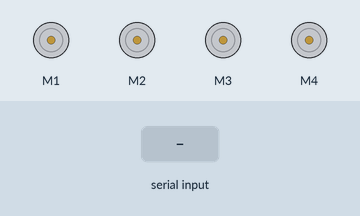
This sketch was run on a simulated Arduino Uno, built with avr-gcc and run on an emulated ATmega328P. Shown: 4 × DC motor (green arrow = forward, orange = backward, longer = faster). Inputs (shaded band) come from the test bench. What the sketch prints to the serial monitor is not drawn.

Above: at 1.2 s.
1.3 s: "F" received over the second serial link
At 1.6 s:
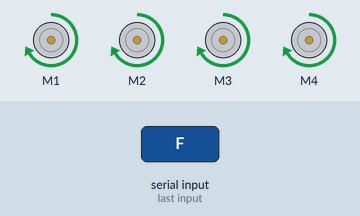
2.8 s: "B" received over the second serial link
At 3.9 s:
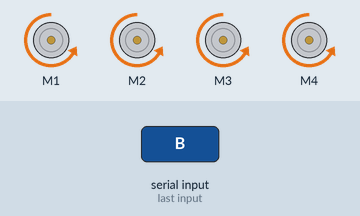
4.3 s: "L" received over the second serial link
At 5.1 s:
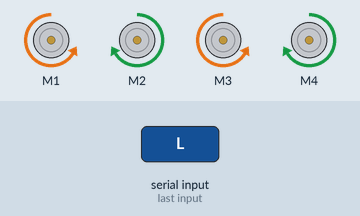
5.8 s: "R" received over the second serial link
At 6.2 s:
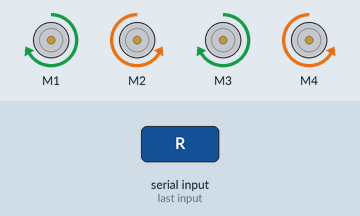
7.3 s: "+" received over the second serial link
At 8.5 s:
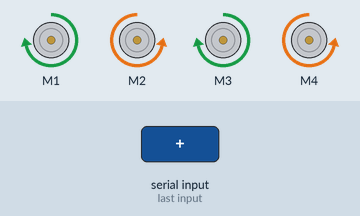
8.8 s: "-" received over the second serial link
At 9.7 s:
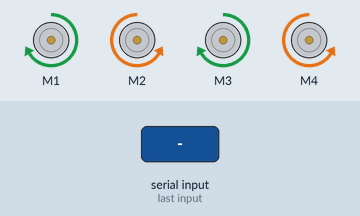
Timing chart, 0 to 11.3 s (numbered marks = the images above; inputs shaded):
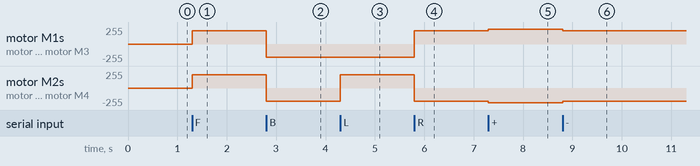

The sketch:

bluetooth_controlled_robot.ino
```cpp
#include <AFMotor.h>
#include <SoftwareSerial.h>

// Bluetooth Module
SoftwareSerial BT(10, 9);  // RX, TX

// Motors
AF_DCMotor M1(1, MOTOR12_1KHZ);
AF_DCMotor M2(2, MOTOR12_1KHZ);
AF_DCMotor M3(3, MOTOR34_1KHZ);
AF_DCMotor M4(4, MOTOR34_1KHZ);

char command;
int speed = 200;  // Speed (0-255)

void setup() {
  Serial.begin(9600);
  BT.begin(9600);
  M1.setSpeed(speed);
  M2.setSpeed(speed);
  M3.setSpeed(speed);
  M4.setSpeed(speed);

  stopMotors();

  Serial.println("AT Mode Ready");
}

void loop() {
  if (BT.available()) {
    command = BT.read();
    Serial.println(command);

    switch (command) {
      case 'F':
        Serial.print("forward");
        forward();
        break;

      case 'B':
        Serial.print("backward");
        backward();
        break;

      case 'L':
        Serial.print("left");
        left();
        break;

      case 'R':
        Serial.print("right");
        right();
        break;

      case 'S':
        stopMotors();
        Serial.print("stop");
        break;

      case '+':
        increaseSpeed();
        break;

      case '-':
        decreaseSpeed();
        break;
    }
  }
}

//========================

void forward() {
  M1.run(FORWARD);
  M2.run(FORWARD);
  M3.run(FORWARD);
  M4.run(FORWARD);
}

void backward() {
  M1.run(BACKWARD);
  M2.run(BACKWARD);
  M3.run(BACKWARD);
  M4.run(BACKWARD);
}

void left() {
  M1.run(BACKWARD);
  M2.run(FORWARD);
  M3.run(BACKWARD);
  M4.run(FORWARD);
}

void right() {
  M1.run(FORWARD);
  M2.run(BACKWARD);
  M3.run(FORWARD);
  M4.run(BACKWARD);
}

void stopMotors() {
  M1.run(RELEASE);
  M2.run(RELEASE);
  M3.run(RELEASE);
  M4.run(RELEASE);
}

//========================

void increaseSpeed() {
  speed += 20;

  if (speed > 255)
    speed = 255;

  M1.setSpeed(speed);
  M2.setSpeed(speed);
  M3.setSpeed(speed);
  M4.setSpeed(speed);
}

void decreaseSpeed() {
  speed -= 20;

  if (speed < 0)
    speed = 0;

  M1.setSpeed(speed);
  M2.setSpeed(speed);
  M3.setSpeed(speed);
  M4.setSpeed(speed);
}
```

Measured:
- after the input at 1.3 s, motor M1–4: stopped → forward 200/255 at once
- after the input at 2.8 s, motor M1–4: forward 200/255 → backward 200/255 at once
- after the input at 4.3 s, motor M2, motor M4: backward 200/255 → forward 200/255 at once
- after the input at 5.8 s, motor M1, motor M3: backward 200/255 → forward 200/255 at once; motor M2, motor M4: forward 200/255 → backward 200/255 at once
- after the input at 7.3 s, motor M1, motor M3: forward 200/255 → forward 220/255 at once; motor M2, motor M4: backward 200/255 → backward 220/255 at once
- after the input at 8.8 s, motor M1, motor M3: forward 220/255 → forward 200/255 at once; motor M2, motor M4: backward 220/255 → backward 200/255 at once
